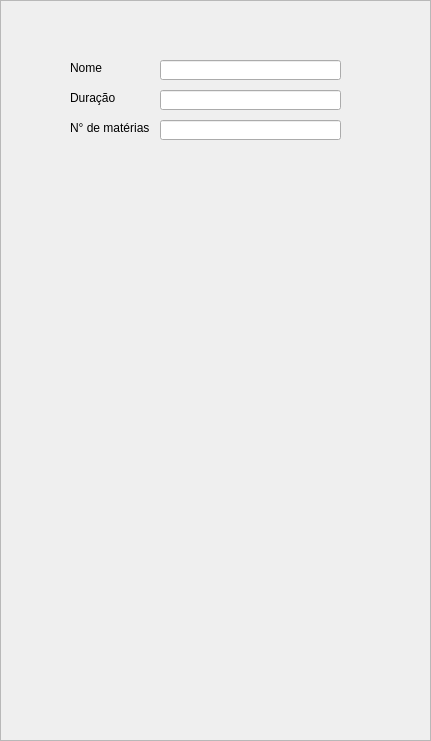
       <widget class="QFrame" name="frameCurso">
        <property name="geometry">
         <rect>
          <x>860</x>
          <y>10</y>
          <width>431</width>
          <height>741</height>
         </rect>
        </property>
        <property name="frameShape">
         <enum>QFrame::StyledPanel</enum>
        </property>
        <property name="frameShadow">
         <enum>QFrame::Raised</enum>
        </property>
        <widget class="QLineEdit" name="txtCNome">
         <property name="geometry">
          <rect>
           <x>160</x>
           <y>60</y>
           <width>181</width>
           <height>20</height>
          </rect>
         </property>
        </widget>
        <widget class="QLineEdit" name="txtCNMaterias">
         <property name="geometry">
          <rect>
           <x>160</x>
           <y>120</y>
           <width>181</width>
           <height>20</height>
          </rect>
         </property>
        </widget>
        <widget class="QLineEdit" name="txtCDuracao">
         <property name="geometry">
          <rect>
           <x>160</x>
           <y>90</y>
           <width>181</width>
           <height>20</height>
          </rect>
         </property>
        </widget>
        <widget class="QLabel" name="labCNome">
         <property name="geometry">
          <rect>
           <x>70</x>
           <y>60</y>
           <width>91</width>
           <height>16</height>
          </rect>
         </property>
         <property name="text">
          <string>Nome</string>
         </property>
        </widget>
        <widget class="QLabel" name="labCDuracao">
         <property name="geometry">
          <rect>
           <x>70</x>
           <y>90</y>
           <width>91</width>
           <height>16</height>
          </rect>
         </property>
         <property name="text">
          <string>Duração</string>
         </property>
        </widget>
        <widget class="QLabel" name="labCNMaterias">
         <property name="geometry">
          <rect>
           <x>70</x>
           <y>120</y>
           <width>91</width>
           <height>16</height>
          </rect>
         </property>
         <property name="text">
          <string>N° de matérias</string>
         </property>
        </widget>
       </widget>
